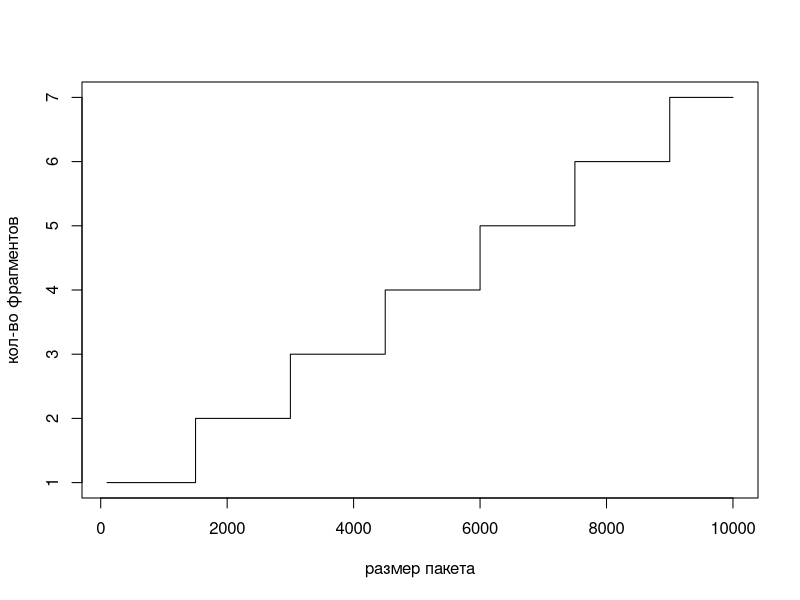

This chart was generated by the following R code:
## ---- chunk 1
s <- c(100, 500, 1000, 1500, 2000, 3000, 4500, 6000, 7500, 9000, 10000)
f <- c(1, 1, 1, 2, 2, 3, 4, 5, 6, 7, 7)
plot(s, f, type="s", xlab="размер пакета", ylab="кол-во фрагментов")
